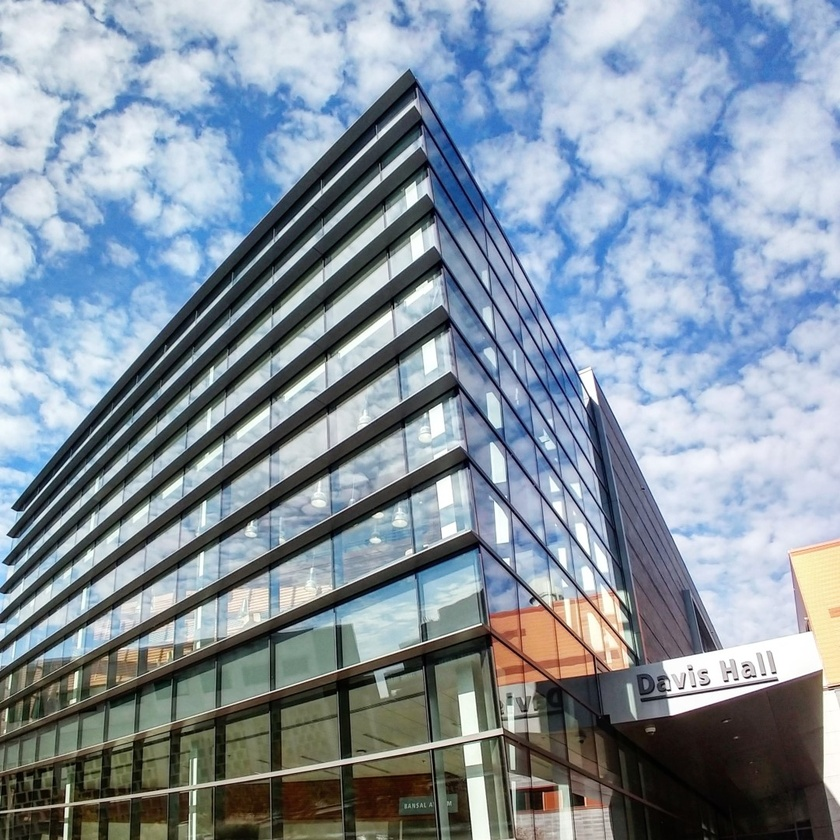
%> input picture davis_hall.jpeg, 840 x 840 px, shrunk from 1080 x 1080 before the run
$ octave e05_sobel_edge_detector.m   (GNU Octave 9; MATLAB toolbox functions it lacks are replaced by stand-ins)
%> lines starting %> are read from the running program, lines starting %| are printed output that depends on the picture
clear all
close all

img = imread("davis_hall.jpeg");
%> img is the input picture: size 840x840x3 uint8; mean R, G, B 133.2, 147, 160.2

imshow(img);

X = double(rgb2gray(img));
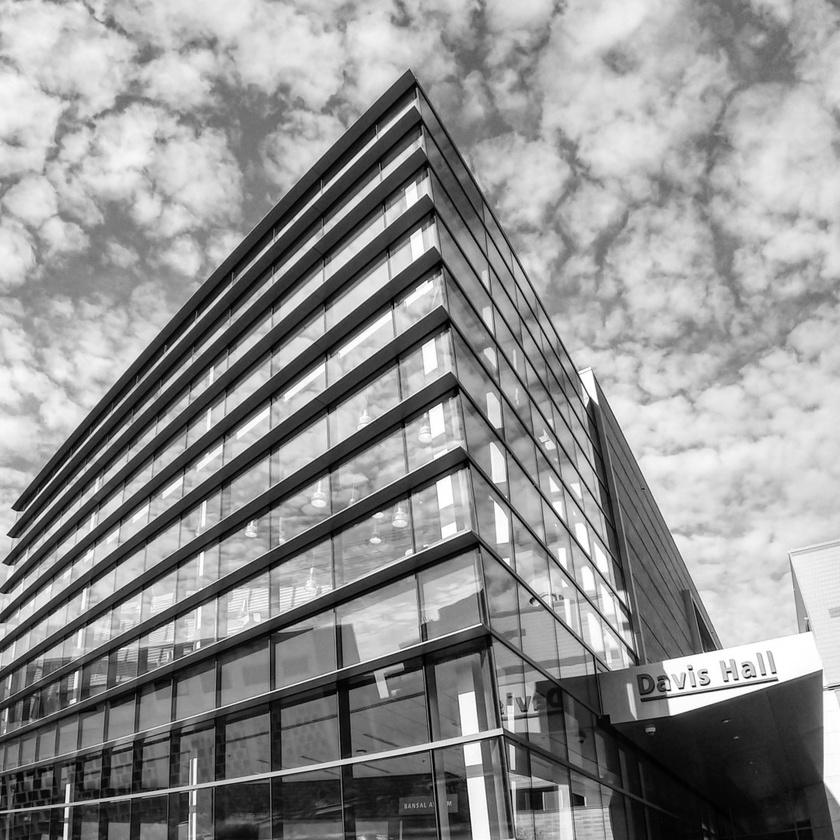
%> X: size 840x840 double; min 0, max 255, mean 144.4
% Start

Bx = [ -1, 0, 1;
       -2, 0, 2;
       -1, 0, 1]; %Sobel Gx kernel
By = Bx';

Yx = filter2(Bx,X); % convolve in 2d
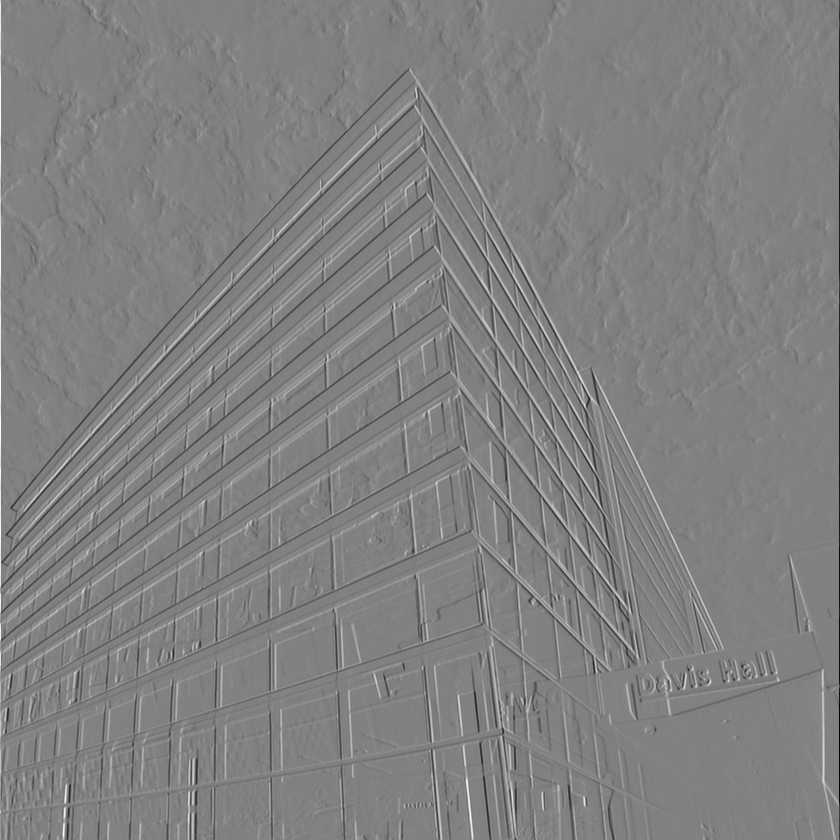
%> Yx: size 840x840 double; min -1016, max 990, mean 0.1; drawn with min black and max white
Yy = filter2(By,X);
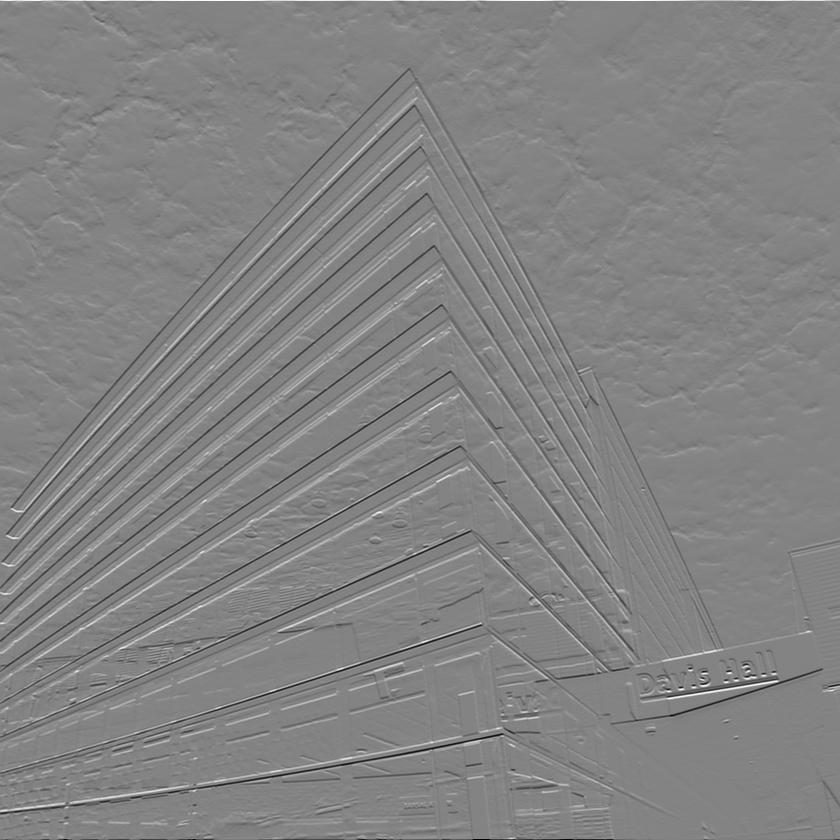
%> Yy: size 840x840 double; min -998, max 938, mean -0.5; drawn with min black and max white

G = sqrt(Yy.^2 + Yx.^2); % Find magnitude
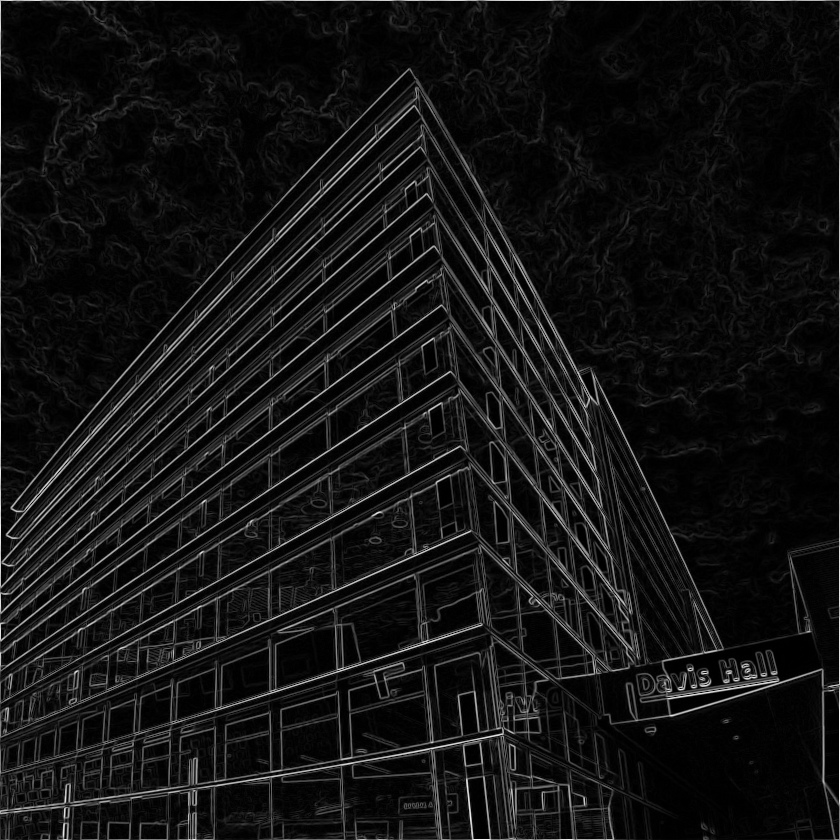
%> G: size 840x840 double; min 0, max 1016, mean 78.8; drawn with min black and max white

Gmin = min(min(G));
%> Gmin = 0
dx = max(max(G)) - Gmin; % find range
%> dx = 1016
G = floor((G-Gmin)/dx*255); % normalise from  0 to 255

image(G);
axis('image')
colormap gray

$ run again, with monedas.jpg copied over davis_hall.jpeg
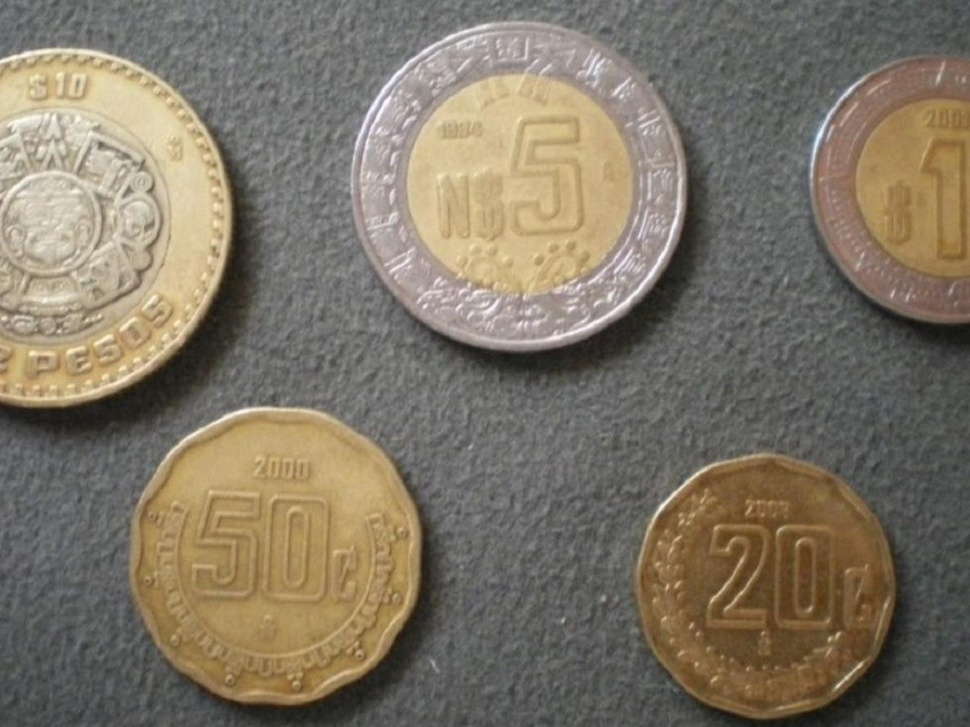
%> input picture monedas.jpg, 970 x 727 px, shrunk from 1200 x 900 before the run
%> img is the input picture: size 727x970x3 uint8; mean R, G, B 127.2, 117.7, 102.1
%> `Yy = filter2(By,X);`:
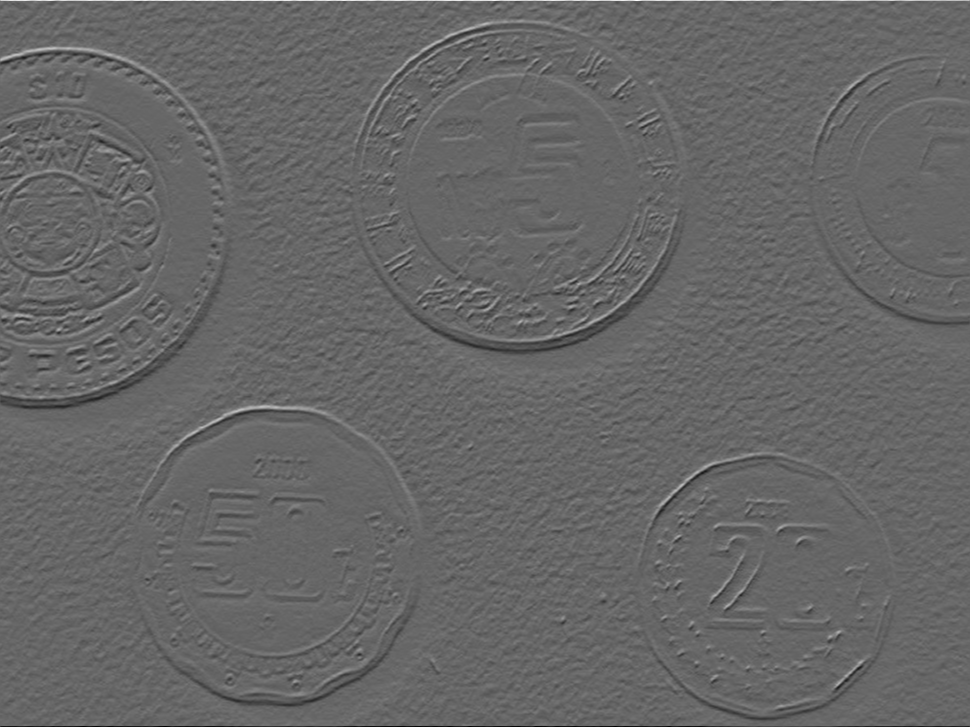
%> Yy: size 727x970 double; min -399, max 589, mean -0.2; drawn with min black and max white
%> `G = sqrt(Yy.^2 + Yx.^2);`:
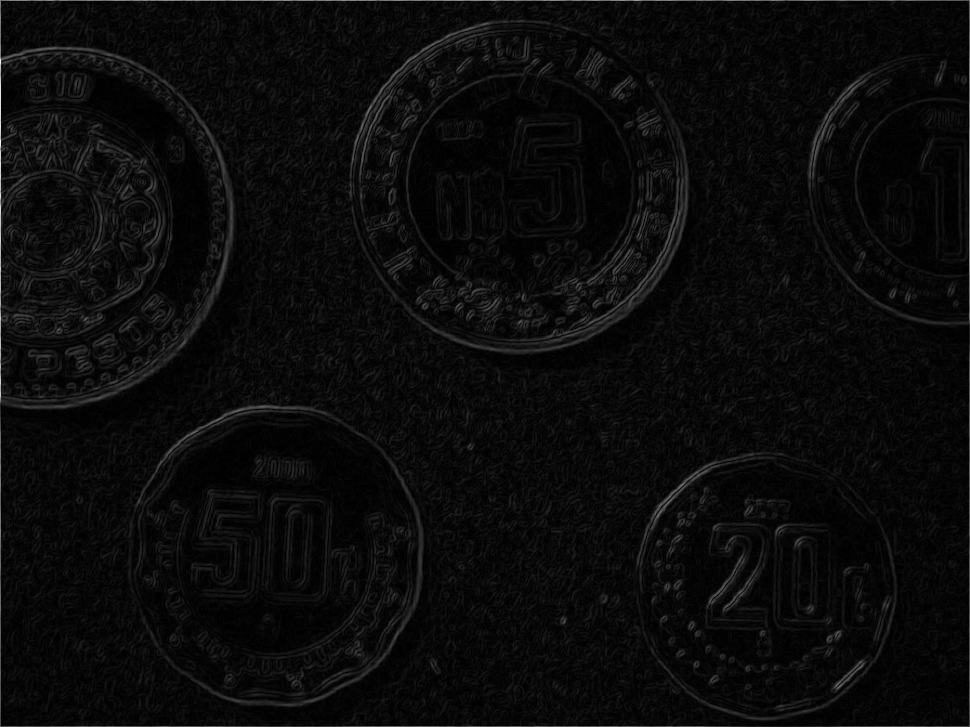
%> G: size 727x970 double; min 0, max 936, mean 41.8; drawn with min black and max white
%> Gmin = 0
%> dx = 936
